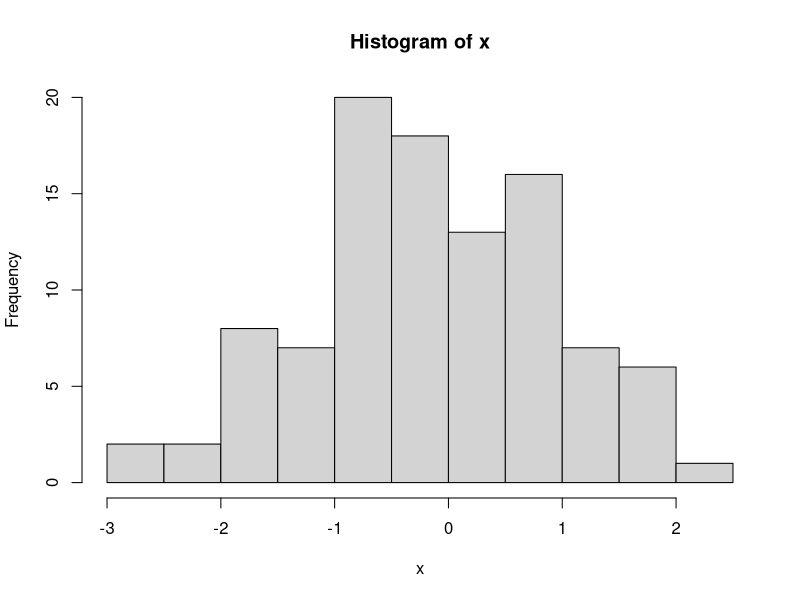
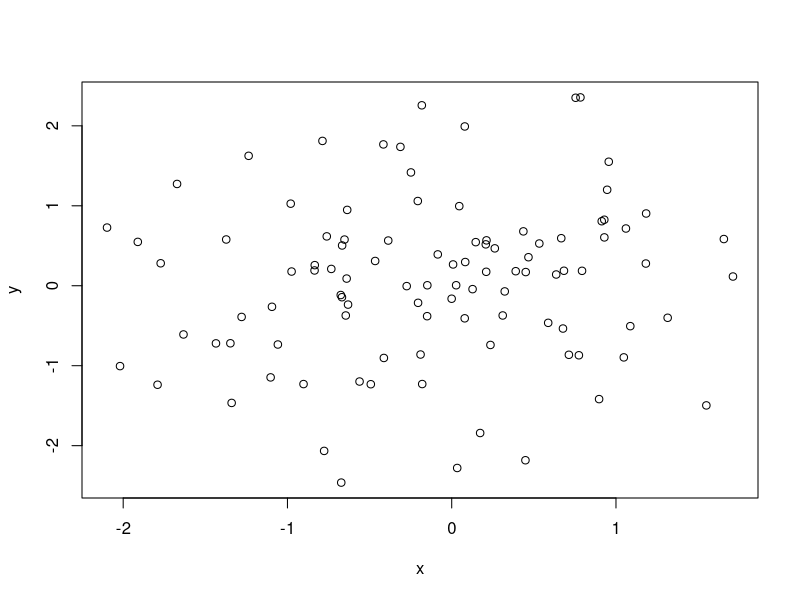
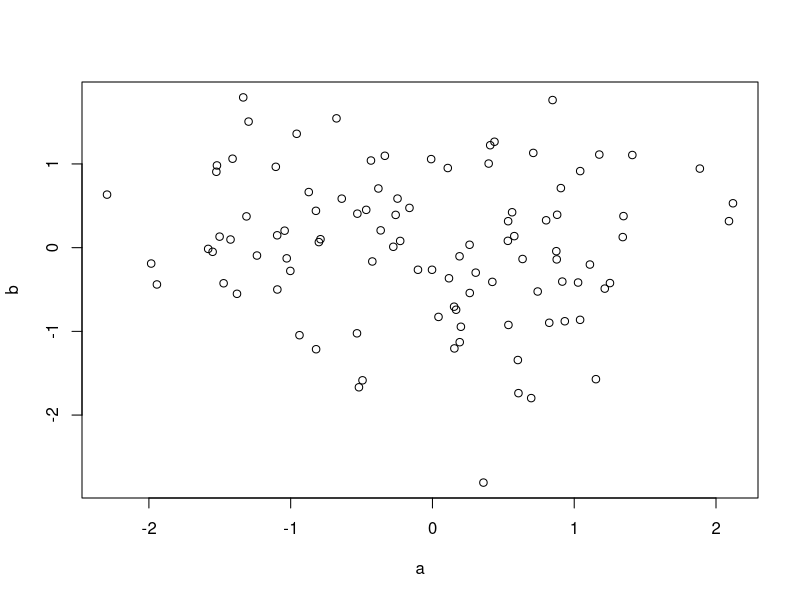
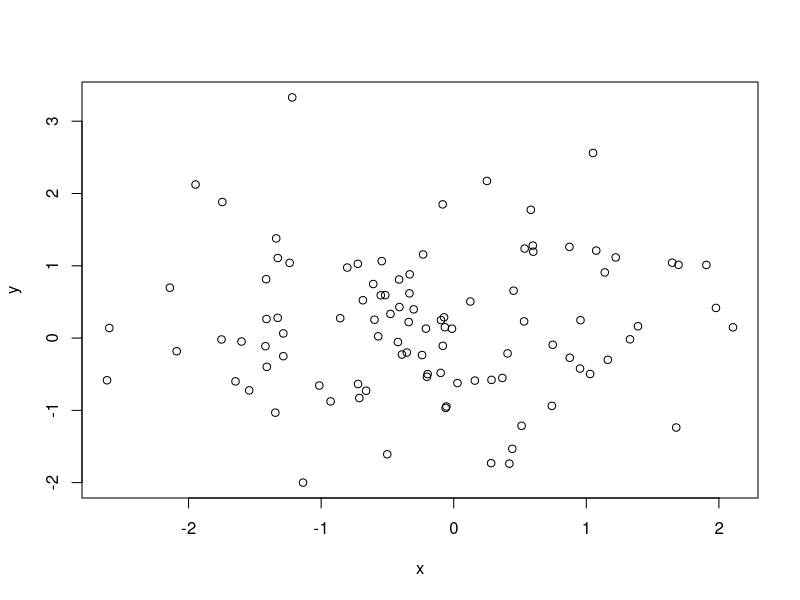
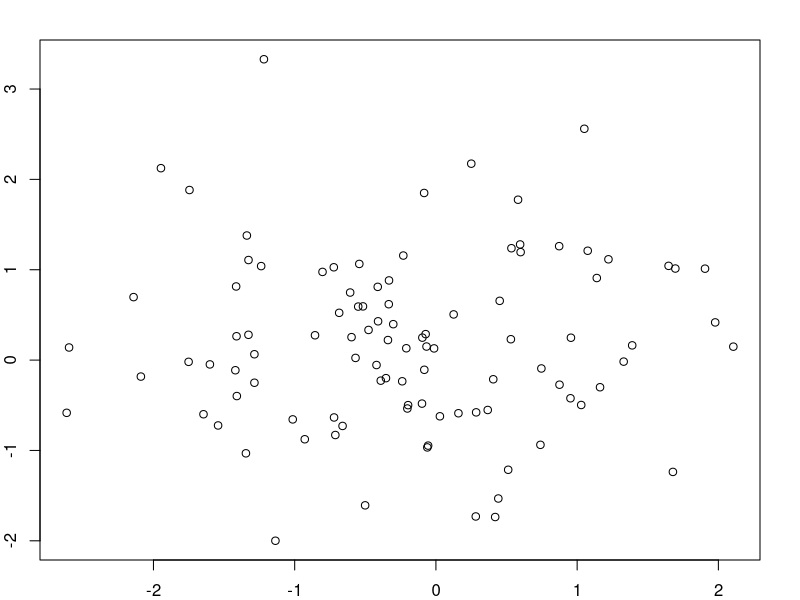
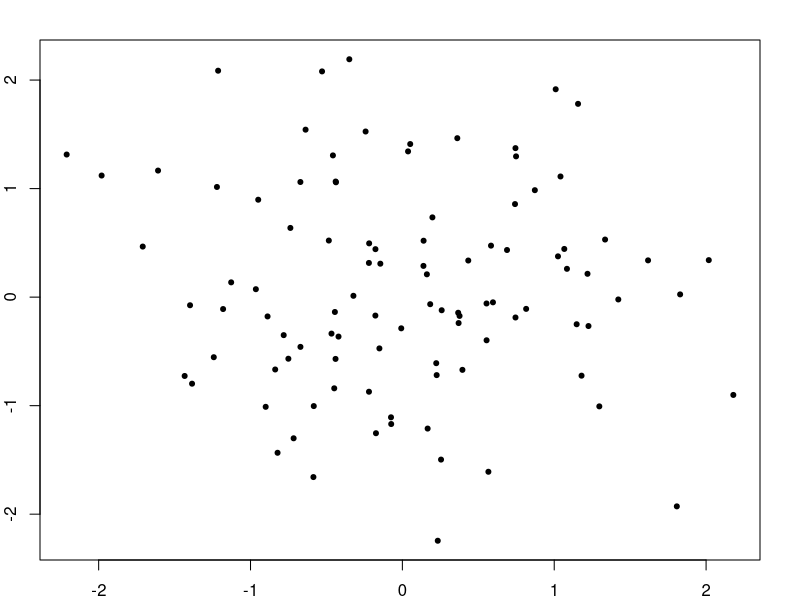
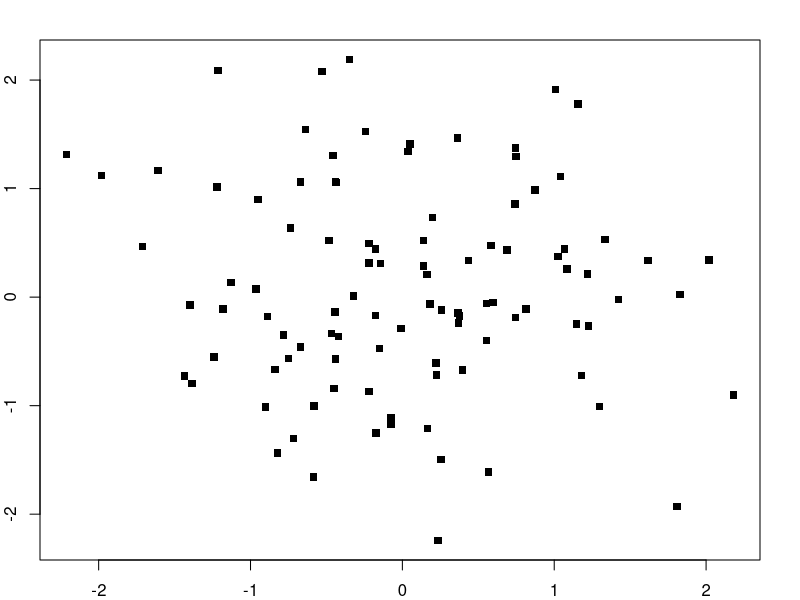
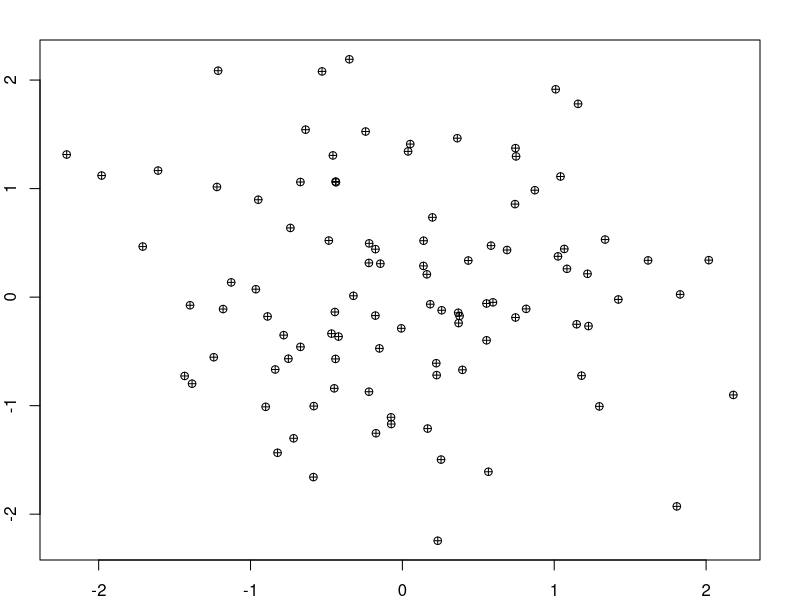

Write R code to recreate these figures, in order.
## ---- chunk 1
knitr::opts_chunk$set(echo = TRUE)
## ---- chunk 2

# 100 random numbers using  normal distribution 
x<-rnorm(100)

# Histogram
hist(x)

## ---- chunk 3

# 100 random numbers using  normal distribution 
x <- rnorm(100)
y <- rnorm(100)

# Scatter Plot
plot(x,y)

# Scatter Plot Practice
a <- rnorm(100)
b <- rnorm(100)
plot(a,b)

## ---- chunk 4

# 100 random numbers using  normal distribution 
x <- rnorm(100)
y <- rnorm(100)

# Scatter Plot Before Applying Margin (Default Margin)
plot(x,y)
## ---- chunk 5
# Adding Margin to Scatter Plot
par(mar = c(2,2,2,2))

# Scatter Plot After Applying Margin
plot(x,y)

## ---- chunk 6

# 100 random numbers using  normal distribution 
x <- rnorm(100)
y <- rnorm(100)


# Scatter Plot using pch=20
plot(x,y,pch=20)

# Scatter Plot using pch=15
plot(x,y,pch=15)

# Scatter Plot using pch=10
plot(x,y,pch=10)

# Scatter Plot using pch=5
plot(x,y,pch=5)
## ---- chunk 7
# 100 random numbers using  normal distribution 
x <- rnorm(100)
y <- rnorm(100)

# Scatter Plot
plot(x,y,pch=13)

# Adding Title to Plot
title("My Scatterplot")

## ---- chunk 8
# 100 random numbers using  normal distribution 
x <- rnorm(100)
y <- rnorm(100)

# Scatter Plot
plot(x,y,pch=8)

# Adding Text in a Plot
text(-2,-1,"MyText")

## ---- chunk 9
# 100 random numbers using  normal distribution 
x <- rnorm(100)
y <- rnorm(100)

# Scatter Plot
plot(x,y,pch=8)

# Adding Legend to a Plot
legend("topleft",legend = "Data", pch = 8)

## ---- chunk 10
# 100 random numbers using  normal distribution 
x <- rnorm(100)
y <- rnorm(100)

# Scatter Plot
plot(x,y,pch=8)

# Adding abline to a Plot

# Horizontal line
